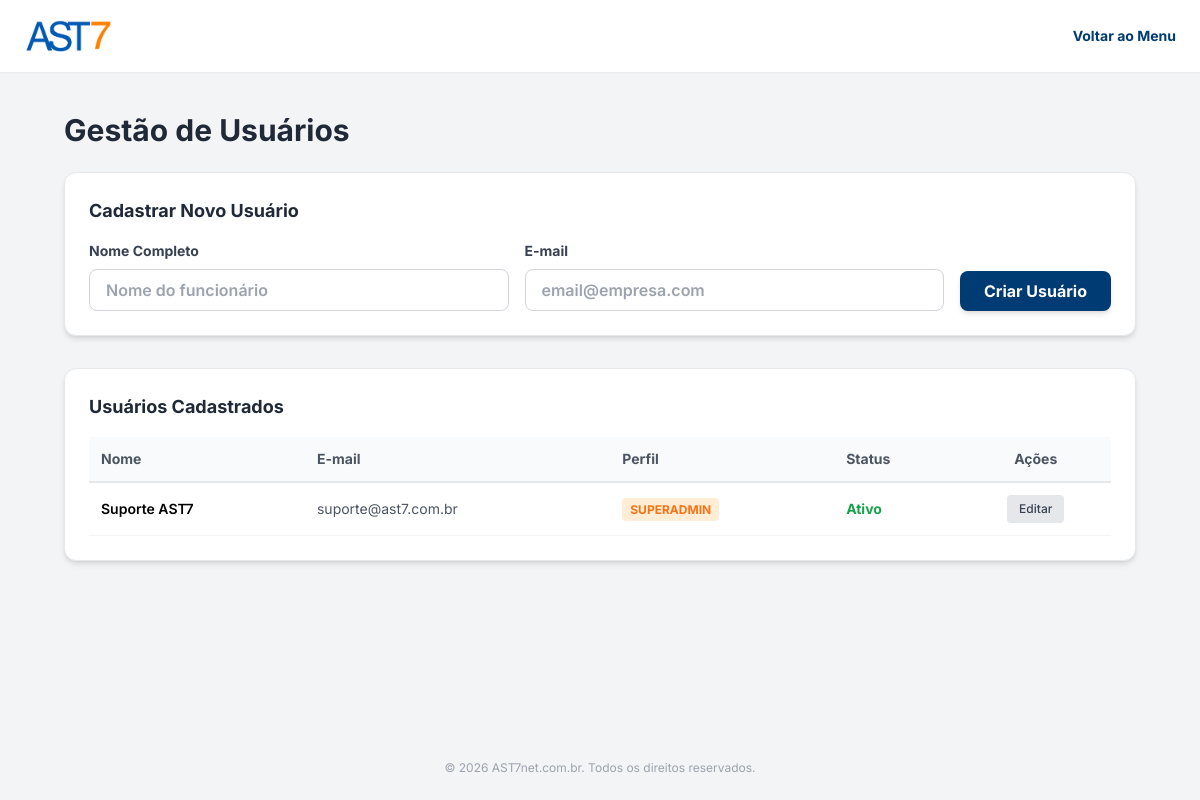
Page /usuarios.php (signed in) on the earlier database version.
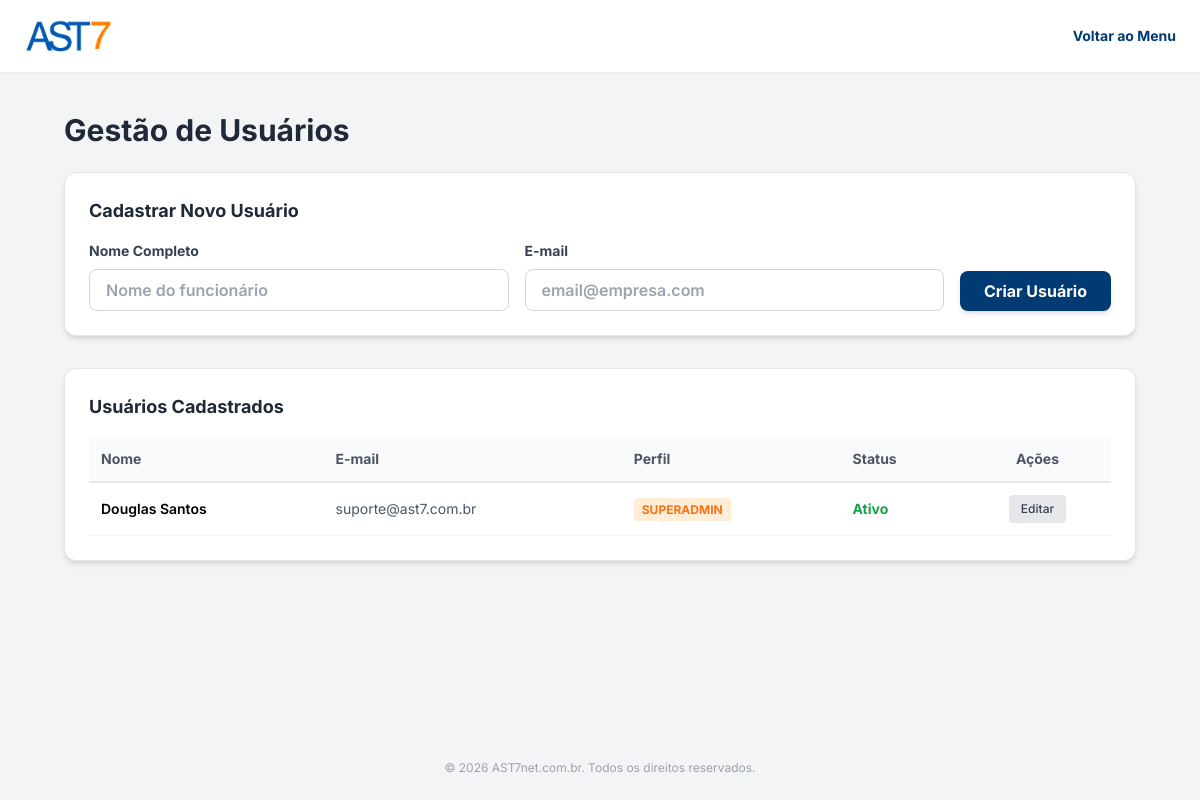
Same page on the later database version.
### tables this page shows
CREATE TABLE usuarios (
                id INTEGER PRIMARY KEY AUTOINCREMENT,
                nome TEXT NOT NULL,
                email TEXT UNIQUE NOT NULL,
                senha TEXT NOT NULL,
                role TEXT DEFAULT 'user',
                must_change_password INTEGER DEFAULT 0,
                ativo INTEGER DEFAULT 1, 
                created_at DATETIME DEFAULT CURRENT_TIMESTAMP
            );

### usuarios.php (the view, shortened to what this page needs)
<?php
$pdo = Database::getInstance();
$usuarios = $pdo->query("SELECT * FROM usuarios ORDER BY ativo DESC, id DESC")->fetchAll();
?>
<!DOCTYPE html>
<html lang="pt-BR">
<head>
    <script src="https://cdn.tailwindcss.com"></script>
</head>
<body class="bg-bg-main min-h-screen flex flex-col font-sans text-text-main text-base">
    <header class="bg-white shadow-sm py-4 px-6 flex justify-between items-center">
        <img src="assets/ast7_logo.png" alt="AST7" class="h-10">
        <a href="dashboard.php" class="text-brand-blue hover:underline font-bold text-sm">Voltar ao Menu</a>
    </header>
    <main class="flex-grow p-6 md:p-10 max-w-6xl mx-auto w-full">
        <h1 class="text-3xl font-bold text-gray-800 mb-6">Gestão de Usuários</h1>
        <div class="bg-white p-6 rounded-xl shadow-md mb-8 border border-gray-200">
            <h2 class="text-lg font-bold text-gray-800 mb-4">Cadastrar Novo Usuário</h2>
            <form method="POST" class="flex flex-col md:flex-row gap-4 items-end">
                <div class="flex-1 w-full">
                    <label class="block text-gray-700 text-sm font-bold mb-2">Nome Completo</label>
                    <input type="text" name="nome" required placeholder="Nome do funcionário" class="w-full px-4 py-2 border border-gray-300 rounded-lg focus:outline-none focus:ring-2 focus:ring-brand-blue font-semibold">
                </div>
                <div class="flex-1 w-full">
                    <label class="block text-gray-700 text-sm font-bold mb-2">E-mail</label>
                    <input type="email" name="email" required placeholder="email@empresa.com" class="w-full px-4 py-2 border border-gray-300 rounded-lg focus:outline-none focus:ring-2 focus:ring-brand-blue font-semibold">
                </div>
                <button type="submit" class="w-full md:w-auto bg-brand-blue text-white font-bold py-2 px-6 rounded-lg shadow-md transition-all duration-200 hover:bg-blue-900 hover:-translate-y-0.5 active:scale-95">
                    Criar Usuário
                </button>
            </form>
        </div>
        <div class="bg-white p-6 rounded-xl shadow-md border border-gray-200 overflow-x-auto">
            <h2 class="text-lg font-bold text-gray-800 mb-4">Usuários Cadastrados</h2>
            <table class="w-full text-left border-collapse text-sm">
                <thead>
                    <tr class="border-b-2 border-gray-200 text-gray-600 bg-gray-50">
                        <th class="py-3 px-3 font-bold">Nome</th>
                        <th class="py-3 px-3 font-bold">E-mail</th>
                        <th class="py-3 px-3 font-bold">Perfil</th>
                        <th class="py-3 px-3 font-bold">Status</th>
                        <th class="py-3 px-3 font-bold text-center">Ações</th>
                    </tr>
                </thead>
                <tbody>
                    <?php foreach($usuarios as $u): ?>
                    <tr class="border-b border-gray-100 hover:bg-gray-50 <?= $u['ativo'] == 0 ? 'opacity-60 bg-gray-50' : '' ?>">
                        <td class="py-3 px-3 font-semibold"><?= htmlspecialchars($u['nome']) ?></td>
                        <td class="py-3 px-3 text-gray-600"><?= htmlspecialchars($u['email']) ?></td>
                        <td class="py-3 px-3">
                            <span class="px-2 py-1 rounded text-xs font-bold <?= $u['role'] === 'superadmin' ? 'bg-orange-100 text-brand-orange' : 'bg-blue-100 text-brand-blue' ?>">
                                <?= strtoupper($u['role']) ?>
                            </span>
                        </td>
                        <td class="py-3 px-3">
                            <?php if($u['ativo']): ?>
                                <span class="text-green-600 font-bold">Ativo</span>
                            <?php else: ?>
                                <span class="text-red-500 font-bold">Inativo</span>
                            <?php endif; ?>
                        </td>
                        <td class="py-3 px-3">
                            <div class="flex items-center justify-center gap-2">
                                <a href="usuarios.php?edit=<?= $u['id'] ?>" class="bg-gray-200 text-gray-700 hover:bg-gray-300 px-3 py-1.5 rounded transition-colors text-xs font-medium" title="Editar">Editar</a>
                            </div>
                        </td>
                    </tr>
                    <?php endforeach; ?>
                </tbody>
            </table>
        </div>
    </main>
    <?php include 'footer.php'; ?>
</body>
</html>

Differences in the rows shown:
removed usuarios: nome "Suporte AST7", email "suporte@ast7.com.br", role "SUPERADMIN", ativo "Ativo"
added usuarios: nome "Douglas Santos", email "suporte@ast7.com.br", role "SUPERADMIN", ativo "Ativo"
